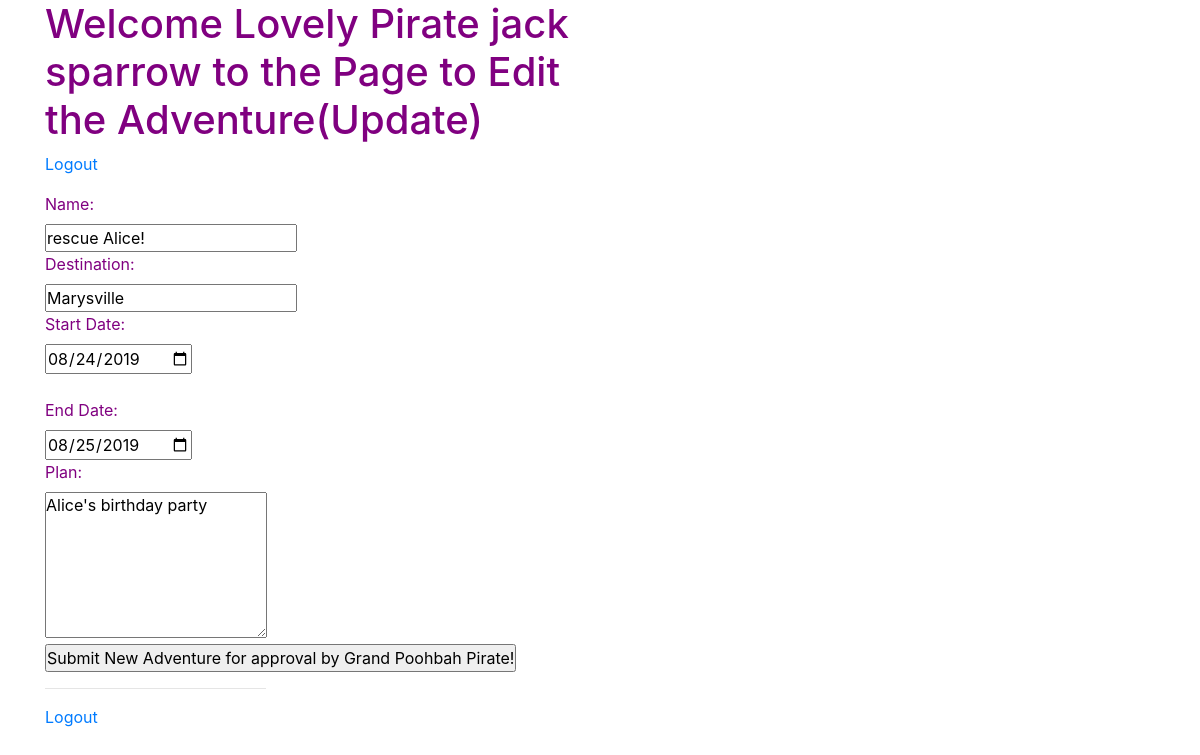
The app's page /pirates_adventure/edit/6 (signed in) with its own data.
### log_reg_adventure_app/models.py (models this page shows)
class User(models.Model):
    first_name = models.CharField(max_length=45)
    last_name = models.CharField(max_length=45)
    alias = models.CharField(max_length=45)
    email = models.CharField(max_length=45)
    password = models.CharField(max_length=255)
    birthday = models.DateField()
    created_at = models.DateTimeField(auto_now_add=True)
    updated_at = models.DateTimeField(auto_now=True)
    objects = LoginManager()

### adventure_app/models.py (models this page shows)
class Adventure(models.Model):
    name = models.CharField(max_length=45)
    attending_adventure = models.ManyToManyField(User, related_name="pirates_attending_adventures_list", default = "")
    hosting_adventure = models.ForeignKey(User, related_name="pirates_hosting_adventures_list", default = "")
    destination = models.CharField(max_length = 255)
    start_date = models.DateField()
    end_date = models.DateField()
    plan = models.TextField()
    created_at = models.DateTimeField(auto_now_add=True)
    updated_at = models.DateTimeField(auto_now=True)
    objects = AdventureManager()

### adventure_app/views.py (the view)
# urls.py: url(r'^edit/(?P<adventure_id>\d+)$', views.Update),
def Update(request,adventure_id):
    if 'user_id' not in request.session:
        return redirect('/')
    this_pirate_id = request.session["user_id"]
    this_pirate = User.objects.get(id=this_pirate_id)
    all_pirates = User.objects.all()
    this_pirate_adventures_attending = this_pirate.pirates_attending_adventures_list
    this_pirate_adventures_hosting = this_pirate.pirates_hosting_adventures_list
    all_adventures = Adventure.objects.all()
    this_adventure = Adventure.objects.get(id=adventure_id)
    this_ad_start_date = this_adventure.start_date
    context={
        'this_ad_start_date': this_ad_start_date,
        'this_adventure_template': this_adventure,
       'this_pirate_template': this_pirate,
       'this_pirate_id_template': this_pirate_id,
       'all_pirates_template': all_pirates,
       'this_pirate_adventures_attending_template': this_pirate_adventures_attending,
       'this_pirate_adventures_hosting_template': this_pirate_adventures_hosting,
       'all_adventures_template': all_adventures,
    }
    return render(request, "adventure_app/update.html", context)

### adventure_app/templates/adventure_app/update.html (shortened to what this page needs)
<!DOCTYPE html>
<html>
<head>
<link rel="stylesheet" href="https://stackpath.bootstrapcdn.com/bootstrap/4.3.1/css/bootstrap.min.css">
{% load static %}
<link rel="stylesheet" href="{% static 'adventure_app/css/style.css' %}">
</head>
<body>
<div class = "container" >
    <div class = "text_left">
       <div class="row">
           <div class="col-6">
                <h1>Welcome Lovely Pirate {{this_pirate_template.first_name}} {{this_pirate_template.last_name}} to the Page to Edit the Adventure(Update)</h1>
            </div>
       </div>
       <div class="row">
            <div class="col-6">
                    <p><a href= "/logout"> Logout</a></p>
            </div>
        </div>
    </div>
    <div class="text_right">
        <div class="row">
            <div class="col-6">
                    <form action="/pirates_adventure/processUpdate/{{this_adventure_template.id}}" method="POST">
                        <div class = "text_left">
                                <div class="row">
                                    <div class="col-6">
                                                 <label>Name: </label>
                                                 <input type="text" name="name" value = "{{this_adventure_template.name}}" >
                                                 <br>
                                                 <label>Destination: </label>
                                                 <input type="text" name="destination" value = "{{this_adventure_template.destination}}">
                                                 <br>
                                                 <label>Start Date:</label>
                                                 <input type="date" name="start_date" value = "{{this_adventure_template.start_date|date:'Y-m-d'}}">
                                                 <br>
                                                 <br>
                                                 <label>End Date:</label>
                                                 <input type="date" name="end_date" value = "{{this_adventure_template.end_date|date:'Y-m-d'}}">
                                                 <br>
                                                 <label>Plan: </label>
                                                 <textarea rows = "6" columns = "50" name="plan">{{this_adventure_template.plan}} </textarea>
                                                 <br>
                                                 <input type="submit" value="Submit New Adventure for approval by Grand Poohbah Pirate!">
                                                 <hr>
                                         </form>
                                    </div>
                                </div>
                        </div>
                        <p><a href= "/logout"> Logout</a>
                        </p>
             </div>
</body>
</html>

### adventure_app/static/adventure_app/css/style.css (style rules this page uses)
* { margin:0px; padding: 0px; }
.container { color: purple; }
.text_left { display:inline-block; }
.text_right { display:inline-block; }

### records on screen
User: first_name "jack", last_name "sparrow"
Adventure: name "rescue Alice!", destination "Marysville", start_date "08/24/2019", end_date "08/25/2019", plan "Alice's birthday party"
